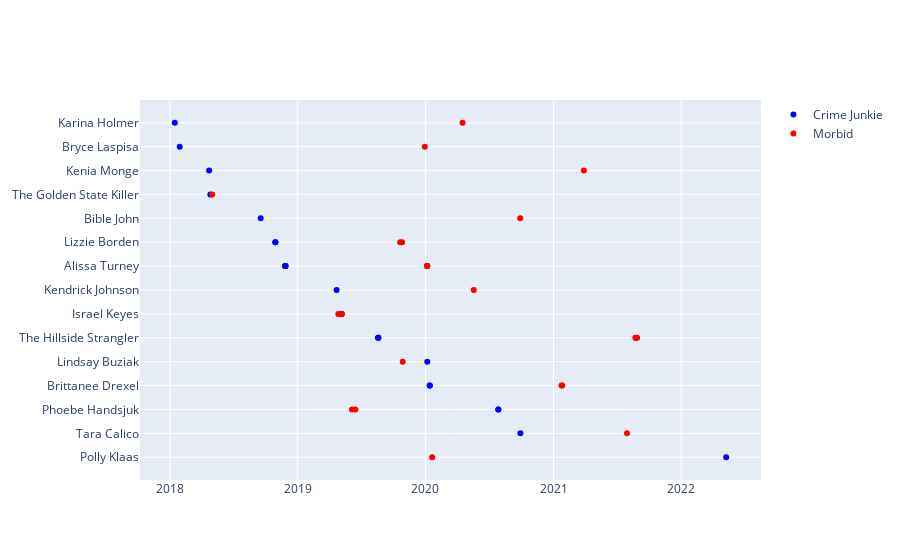

Notebook code cell kept with this figure:
### Code cell
# Building the scatterplot
# Need to research a better way perhaps
fig = go.Figure()
fig.add_trace(go.Scatter(mode='markers',
            x=joined_df["CJ_Date"], 
            y=joined_df["CJ_Title"], 
            marker=dict(
            color='Blue'
            ),
            name='Crime Junkie'

    )
)
fig.add_trace(go.Scatter(mode='markers',
            x=joined_df["Morbid_Date"], 
            y=joined_df["CJ_Title"], 
            marker=dict(
            color='Red'
            ),
            name='Morbid'
    )
)
fig.show()

### Figure 1 — Plotly figure (JSON) as saved in the notebook; plotly's stock layout.template omitted (floating-point values rounded to 4 significant figures)
{"data": [{"marker": {"color": "Blue"}, "mode": "markers", "name": "Crime Junkie", "type": "scatter", "x": ["2022-05-09T07:00:00+00:00", "2020-09-28T07:00:00+00:00", "2020-07-27T07:00:00+00:00", "2020-07-27T07:00:00+00:00", "2020-01-13T08:00:00+00:00", "2020-01-13T08:00:00+00:00", "2020-01-06T08:00:00+00:00", "2019-08-19T07:00:00+00:00", "2019-08-19T07:00:00+00:00", "2019-08-19T07:00:00+00:00", "2019-05-06T07:00:00+00:00", "2019-05-06T07:00:00+00:00", "2019-04-22T07:00:00+00:00", "2018-11-27T08:00:00+00:00", "2018-11-26T08:00:00+00:00", "2018-11-27T08:00:00+00:00", "2018-11-26T08:00:00+00:00", "2018-10-29T07:00:00+00:00", "2018-10-29T07:00:00+00:00", "2018-09-17T07:00:00+00:00", "2018-04-26T12:59:00+00:00", "2018-04-23T03:15:00+00:00", "2018-01-29T00:15:00+00:00", "2018-01-15T00:15:00+00:00"], "y": ["Polly Klaas", "Tara Calico", "Phoebe Handsjuk", "Phoebe Handsjuk", "Brittanee Drexel", "Brittanee Drexel", "Lindsay Buziak", "The Hillside Strangler", "The Hillside Strangler", "The Hillside Strangler", "Israel Keyes", "Israel Keyes", "Kendrick Johnson", "Alissa Turney", "Alissa Turney", "Alissa Turney", "Alissa Turney", "Lizzie Borden", "Lizzie Borden", "Bible John", "The Golden State Killer", "Kenia Monge", "Bryce Laspisa", "Karina Holmer"]}, {"marker": {"color": "Red"}, "mode": "markers", "name": "Morbid", "type": "scatter", "x": ["2020-01-20T05:23:36+00:00", "2021-07-29T20:18:00+00:00", "2019-06-14T21:45:46+00:00", "2019-06-05T03:55:38+00:00", "2021-01-25T16:20:48+00:00", "2021-01-23T16:00:01+00:00", "2019-10-28T01:22:30+00:00", "2021-08-27T23:24:00+00:00", "2021-08-24T16:00:00+00:00", "2021-08-22T20:00:00+00:00", "2019-05-07T04:04:11+00:00", "2019-04-27T03:30:39+00:00", "2020-05-18T02:37:34+00:00", "2020-01-06T03:58:29+00:00", "2020-01-06T03:58:29+00:00", "2020-01-06T03:58:29+00:00", "2020-01-06T03:58:29+00:00", "2019-10-26T04:39:15+00:00", "2019-10-20T22:41:38+00:00", "2020-09-27T21:00:50+00:00", "2018-05-01T21:18:29+00:00", "2021-03-28T16:30:00+00:00", "2019-12-30T05:04:54+00:00", "2020-04-16T03:08:31+00:00"], "y": ["Polly Klaas", "Tara Calico", "Phoebe Handsjuk", "Phoebe Handsjuk", "Brittanee Drexel", "Brittanee Drexel", "Lindsay Buziak", "The Hillside Strangler", "The Hillside Strangler", "The Hillside Strangler", "Israel Keyes", "Israel Keyes", "Kendrick Johnson", "Alissa Turney", "Alissa Turney", "Alissa Turney", "Alissa Turney", "Lizzie Borden", "Lizzie Borden", "Bible John", "The Golden State Killer", "Kenia Monge", "Bryce Laspisa", "Karina Holmer"]}], "layout": {}}
